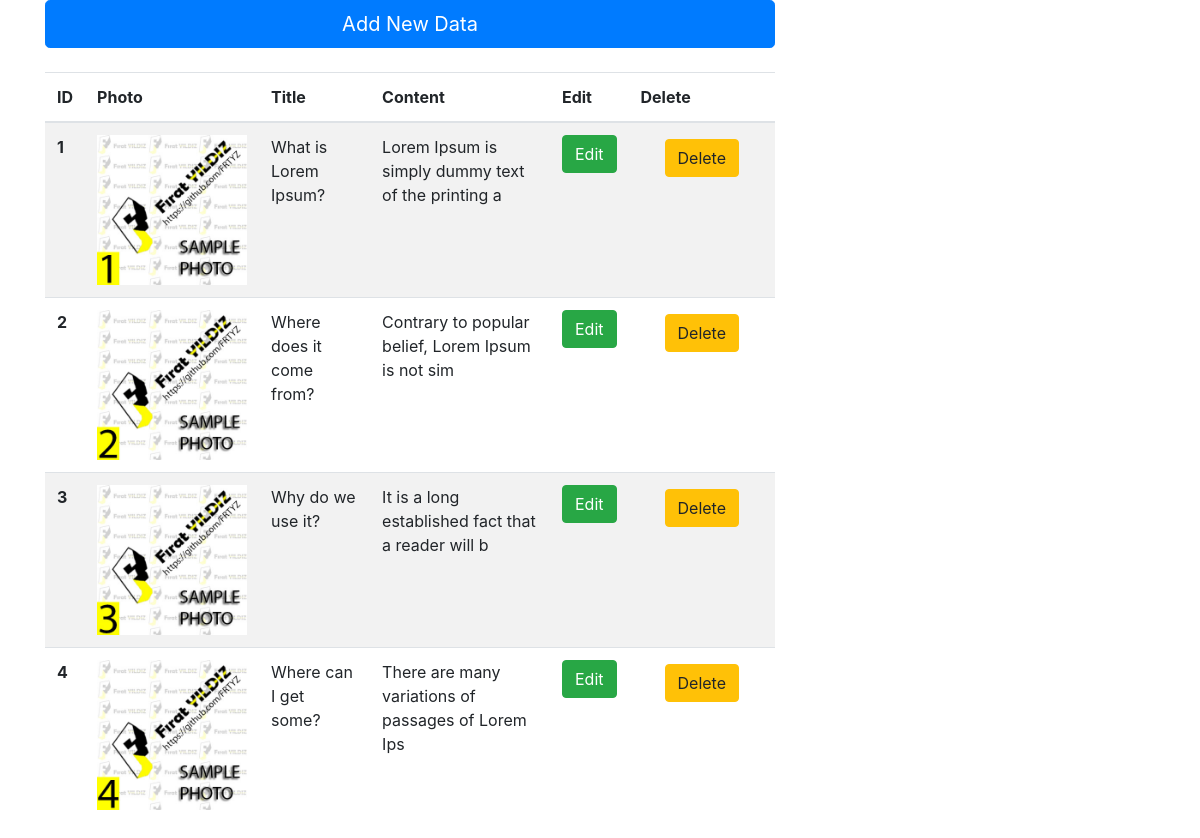
The page / on the database its author committed.
### tables this page shows
CREATE TABLE IF NOT EXISTS `article` (
  `id` int(11) NOT NULL AUTO_INCREMENT,
  `photo` varchar(50) DEFAULT NULL,
  `title` varchar(50) DEFAULT NULL,
  `content` varchar(50) DEFAULT NULL,
  PRIMARY KEY (`id`)
);

### index.php (the view, shortened to what this page needs)
<!DOCTYPE html>
<html>
<head>
	<link rel="stylesheet" type="text/css" href="css/bootstrap.min.css">
	<link rel="stylesheet" type="text/css" href="css/all.min.css">
</head>
<body>
	<div class="container">
		<div class="row">
			<div class="col-md-8">
				<a href="add.php"><button type="button" class="btn btn-primary btn-lg btn-block">Add New Data</button></a>
				<table class="table table-striped">
					<thead>
						<tr>
							<th scope="col">ID</th>
							<th scope="col">Photo</th>
							<th scope="col">Title</th>
							<th scope="col">Content</th>
							<th scope="col">Edit</th>
							<th scope="col">Delete</th>
						</tr>
					</thead>
					<tbody>
						<?php
						include('fonc.php');
						$sorgu = $connect->prepare('Select * from article');
						$sorgu->execute();
						while($query=$sorgu->fetch())
						{
							?>
							<tr>
								<th scope="row"><?= $query['id']?></th>
								<td><img src="img/<?= $query["photo"] ?>" width="150px"/></td>
								<td><?= $query['title']?></td>
								<td><?= $query['content']?></td>
								<td>
								<a href="edit.php?id=<?= $query["id"] ?>"><button type="button" class="btn btn-success">Edit</button></a>
								</td>
								        <td>
                                        <a class="dropdown-item" href="#" data-toggle="modal"
                                           data-target="#delete<?= $query["id"] ?>"><button type="button" class="btn btn-warning">Delete</button></a>
                                    </td>
							</tr>
							<?php
						}
						?>
					</tbody>
				</table>
			</div>
		</div>
	</div>
</body>
</html>

### rows shown on the page
article: id "1", photo (picture), title "What is Lorem Ipsum?", content "Lorem Ipsum is simply dummy text of the printing a"
article: id "2", photo (picture), title "Where does it come from?", content "Contrary to popular belief, Lorem Ipsum is not sim"
article: id "3", photo (picture), title "Why do we use it?", content "It is a long established fact that a reader will b"
article: id "4", photo (picture), title "Where can I get some?", content "There are many variations of passages of Lorem Ips"
